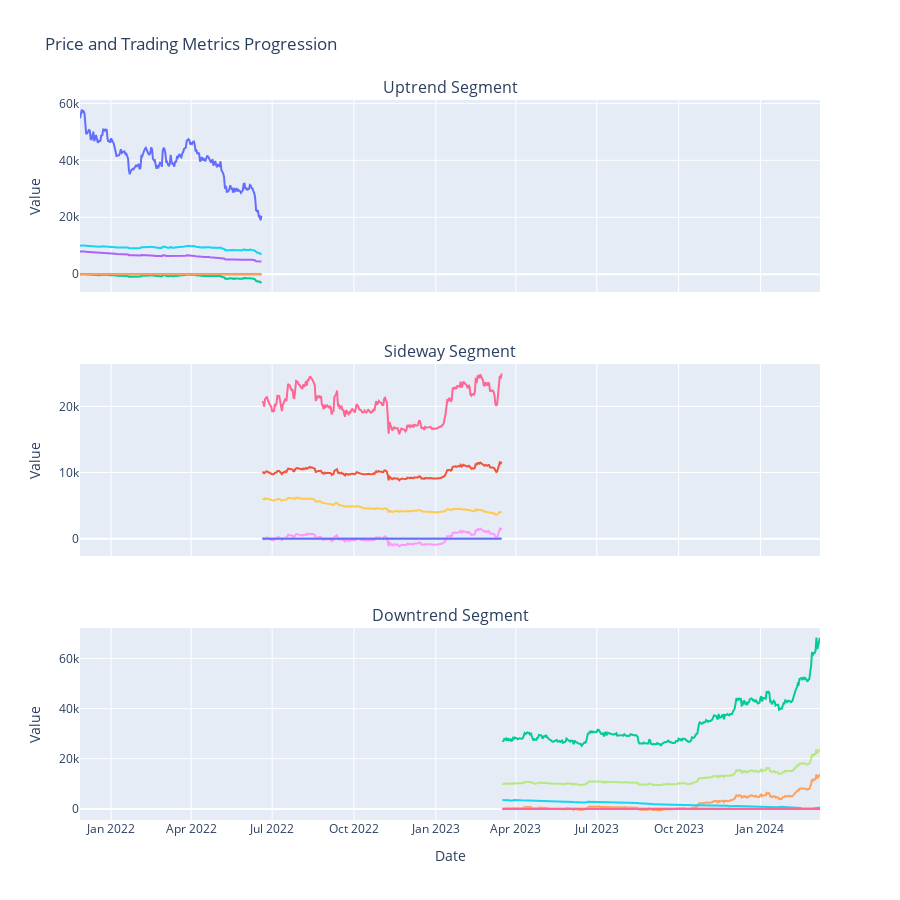

Notebook code cell kept with this figure:
### Markdown cell above
### Subplot

### Code cell
# Manually segment your data
downtrend_start_idx = start_idx
downtrend_end_idx = 465

sideway_start_idx = 465
sideway_end_idx = 735

uptrend_start_idx =  735
uptrend_end_idx =  len(new_indicator)

# Test strategy on each segment
downtrend_prices, downtrend_indicator_values, downtrend_profits, downtrend_cash, downtrend_bitcoin, downtrend_total = strategy(
    indcator=new_indicator[downtrend_start_idx:downtrend_end_idx].copy(),
    prices=combined_dataframe.price[downtrend_start_idx:downtrend_end_idx].copy().values)

sideway_prices, sideway_indicator_values, sideway_profits, sideway_cash, sideway_bitcoin, sideway_total = strategy(
    indcator=new_indicator[sideway_start_idx:sideway_end_idx].copy(),
    prices=combined_dataframe.price[sideway_start_idx:sideway_end_idx].copy().values)

uptrend_prices, uptrend_indicator_values, uptrend_profits, uptrend_cash, uptrend_bitcoin, uptrend_total = strategy(
    indcator=new_indicator[uptrend_start_idx:uptrend_end_idx].copy(),
    prices=combined_dataframe.price[uptrend_start_idx:uptrend_end_idx].copy().values)

# Collect dates for each segment
downtrend_dates = Dates[downtrend_start_idx:downtrend_end_idx]

sideway_dates = Dates[sideway_start_idx:sideway_end_idx]

uptrend_dates = Dates[uptrend_start_idx:uptrend_end_idx]

# Create tuples for each segment
downtrend_data = (downtrend_prices, downtrend_indicator_values, downtrend_profits, downtrend_cash, downtrend_bitcoin, downtrend_total, downtrend_dates)

sideway_data = (sideway_prices, sideway_indicator_values, sideway_profits, sideway_cash, sideway_bitcoin, sideway_total, sideway_dates)

uptrend_data = (uptrend_prices, uptrend_indicator_values, uptrend_profits, uptrend_cash, uptrend_bitcoin, uptrend_total, uptrend_dates)

# Plot the segments
subplot("MLP All Indicator", downtrend_data, sideway_data, uptrend_data)

### Figure 1 — Plotly figure (JSON) as saved in the notebook; plotly's stock layout.template omitted (floating-point values rounded to 4 significant figures; data arrays with more than 128 entries replaced by an {"elided": "..."} marker saying what was removed)
{"data": [{"mode": "lines", "name": "Price", "type": "scatter", "x": {"elided": "205 str values"}, "xaxis": "x", "y": {"elided": "205 float values"}, "yaxis": "y"}, {"mode": "lines", "name": "MLP All Indicator", "type": "scatter", "x": {"elided": "205 str values"}, "xaxis": "x", "y": {"elided": "205 float values"}, "yaxis": "y"}, {"mode": "lines", "name": "Profit", "type": "scatter", "x": {"elided": "205 str values"}, "xaxis": "x", "y": {"elided": "205 float values"}, "yaxis": "y"}, {"mode": "lines", "name": "Cash Balance", "type": "scatter", "x": {"elided": "205 str values"}, "xaxis": "x", "y": {"elided": "205 float values"}, "yaxis": "y"}, {"mode": "lines", "name": "Bitcoin Amount", "type": "scatter", "x": {"elided": "205 str values"}, "xaxis": "x", "y": {"elided": "205 float values"}, "yaxis": "y"}, {"mode": "lines", "name": "Total Balance", "type": "scatter", "x": {"elided": "205 str values"}, "xaxis": "x", "y": {"elided": "205 float values"}, "yaxis": "y"}, {"mode": "lines", "name": "Price", "type": "scatter", "x": {"elided": "270 str values"}, "xaxis": "x2", "y": {"elided": "270 float values"}, "yaxis": "y2"}, {"mode": "lines", "name": "MLP All Indicator", "type": "scatter", "x": {"elided": "270 str values"}, "xaxis": "x2", "y": {"elided": "270 float values"}, "yaxis": "y2"}, {"mode": "lines", "name": "Profit", "type": "scatter", "x": {"elided": "270 str values"}, "xaxis": "x2", "y": {"elided": "270 float values"}, "yaxis": "y2"}, {"mode": "lines", "name": "Cash Balance", "type": "scatter", "x": {"elided": "270 str values"}, "xaxis": "x2", "y": {"elided": "270 float values"}, "yaxis": "y2"}, {"mode": "lines", "name": "Bitcoin Amount", "type": "scatter", "x": {"elided": "270 str values"}, "xaxis": "x2", "y": {"elided": "270 float values"}, "yaxis": "y2"}, {"mode": "lines", "name": "Total Balance", "type": "scatter", "x": {"elided": "270 str values"}, "xaxis": "x2", "y": {"elided": "270 float values"}, "yaxis": "y2"}, {"mode": "lines", "name": "Price", "type": "scatter", "x": {"elided": "358 str values"}, "xaxis": "x3", "y": {"elided": "358 float values"}, "yaxis": "y3"}, {"mode": "lines", "name": "MLP All Indicator", "type": "scatter", "x": {"elided": "358 str values"}, "xaxis": "x3", "y": {"elided": "358 float values"}, "yaxis": "y3"}, {"mode": "lines", "name": "Profit", "type": "scatter", "x": {"elided": "358 str values"}, "xaxis": "x3", "y": {"elided": "358 float values"}, "yaxis": "y3"}, {"mode": "lines", "name": "Cash Balance", "type": "scatter", "x": {"elided": "358 str values"}, "xaxis": "x3", "y": {"elided": "358 float values"}, "yaxis": "y3"}, {"mode": "lines", "name": "Bitcoin Amount", "type": "scatter", "x": {"elided": "358 str values"}, "xaxis": "x3", "y": {"elided": "358 float values"}, "yaxis": "y3"}, {"mode": "lines", "name": "Total Balance", "type": "scatter", "x": {"elided": "358 str values"}, "xaxis": "x3", "y": {"elided": "358 float values"}, "yaxis": "y3"}], "layout": {"annotations": [{"font": {"size": 16}, "showarrow": false, "text": "Uptrend Segment", "x": 0.5, "xanchor": "center", "xref": "paper", "y": 1, "yanchor": "bottom", "yref": "paper"}, {"font": {"size": 16}, "showarrow": false, "text": "Sideway Segment", "x": 0.5, "xanchor": "center", "xref": "paper", "y": 0.6333, "yanchor": "bottom", "yref": "paper"}, {"font": {"size": 16}, "showarrow": false, "text": "Downtrend Segment", "x": 0.5, "xanchor": "center", "xref": "paper", "y": 0.2667, "yanchor": "bottom", "yref": "paper"}], "height": 900, "hovermode": "x unified", "showlegend": false, "title": {"text": "Price and Trading Metrics Progression"}, "xaxis": {"anchor": "y", "domain": [0, 1], "matches": "x3", "showticklabels": false}, "xaxis2": {"anchor": "y2", "domain": [0, 1], "matches": "x3", "showticklabels": false}, "xaxis3": {"anchor": "y3", "domain": [0, 1], "title": {"text": "Date"}}, "yaxis": {"anchor": "x", "domain": [0.7333, 1], "title": {"text": "Value"}}, "yaxis2": {"anchor": "x2", "domain": [0.3667, 0.6333], "title": {"text": "Value"}}, "yaxis3": {"anchor": "x3", "domain": [0, 0.2667], "title": {"text": "Value"}}}}
